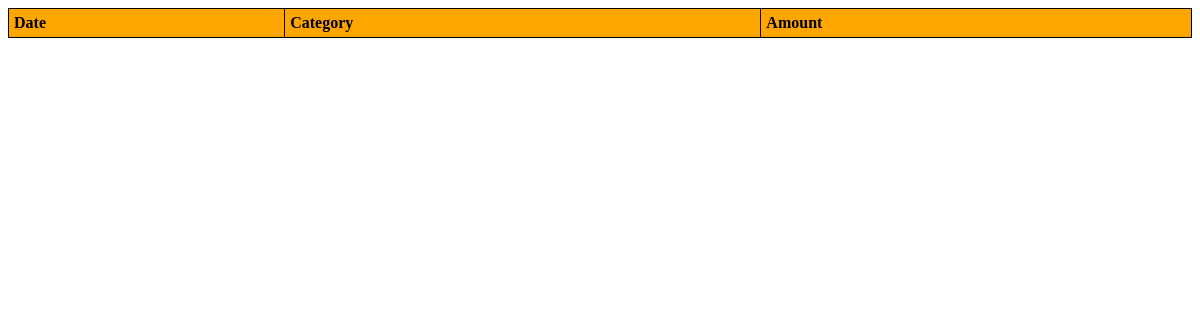
Page /incomefetch.php?p=Salary on the earlier database version.
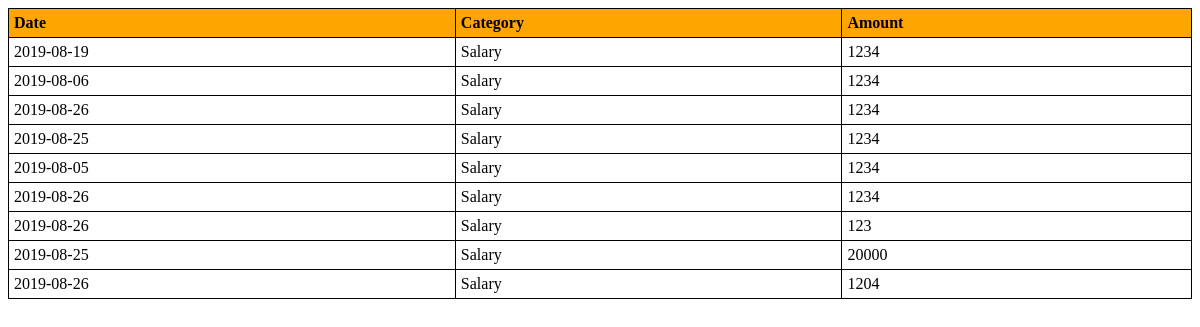
Same page on the later database version.
### tables this page shows
CREATE TABLE `income` (
  `id` int(100) NOT NULL,
  `username` varchar(20) NOT NULL,
  `date` date NOT NULL,
  `category` varchar(20) NOT NULL,
  `amount` float NOT NULL,
  `isdel` int(2) NOT NULL
);

### incomefetch.php (the view, shortened to what this page needs)
<!DOCTYPE html>
<html lang="en" dir="ltr">
  <head>
  </head>
  <body>
    <?php
    require_once 'connection.php';
    	$p=$_GET["p"];
    		$result2 = mysqli_query($conn,"SELECT * FROM income WHERE category LIKE '$p%'" );
        echo "<table>
        <tr>
        <th>Date</th>
        <th>Category</th>
        <th>Amount</th>
        </tr>";
    	 while($row = mysqli_fetch_array($result2))
    		{
          echo "<tr>";
          echo "<td>" . $row['date'] . "</td>";
          echo "<td>" . $row['category'] . "</td>";
          echo "<td>" . $row['amount'] . "</td>";
          echo "</tr>";
    		}
        echo "</table>";
     ?>
  </body>
</html>

### incomefetch.php (style rules this page uses)
table { width: 100%; border-collapse: collapse; }
table, td, th { border: 1px solid black; padding: 5px; }
th { text-align: left; background-color: #FFA500; }

Differences in the rows shown:
added income: date "2019-08-19", category "Salary", amount "1234"
added income: date "2019-08-06", category "Salary", amount "1234"
added income: date "2019-08-26", category "Salary", amount "1234"
added income: date "2019-08-25", category "Salary", amount "1234"
added income: date "2019-08-05", category "Salary", amount "1234"
added income: date "2019-08-26", category "Salary", amount "1234"
added income: date "2019-08-26", category "Salary", amount "123"
added income: date "2019-08-25", category "Salary", amount "20000"
added income: date "2019-08-26", category "Salary", amount "1204"
